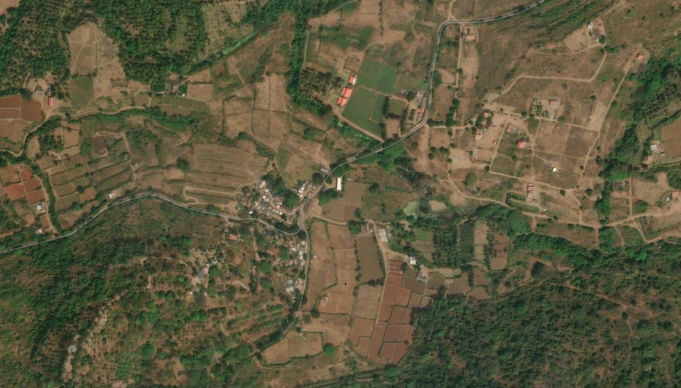
#> input picture data/Seven Villages/kodanur.png, 1362 x 775 px, found by its file name (shown at 1/2 size)
$ python extract_settlement_outlines.py
#> lines starting #> are read from the running program, lines starting #| are printed output that depends on the picture; after the words box and inside, x2 and y2 are one past the last pixel; in counts of white or black regions, pixels touching at a corner belong together
"""
MACONFLIC — Settlement Contour and Mask Extraction Script
Processes the five available Esri Wayback screenshots:
  - kodanur.png
  - pudur.png
  - panapalli.png
  - kandivazhi.png
  - sembukarai.png

Generates:
  1. Binary segmentation mask (<name>_mask.png)
  2. Transparent cutout PNG (<name>_transparent.png)
  3. Visual contour overlay preview (<name>_preview.png)
  4. Pixel contour coordinates (<name>_contours.json)

Saves all outputs into data/settlement_outlines/
"""

import os
import json
import numpy as np
from PIL import Image, ImageDraw, ImageFilter

INPUT_DIR = r"c:\Users\hakki\Kamali-MA\ELEPHANT\data\Seven Villages"
OUTPUT_DIR = r"c:\Users\hakki\Kamali-MA\ELEPHANT\data\settlement_outlines"

SETTLEMENT_CONFIGS = {
    "kodanur": {
        "filename": "kodanur.png",
        "name": "Kondanur",
        # Parameter tuning for spectral contrast
        "brightness_thresh": 125,
        "veg_suppression_ratio": 1.05, # Suppress pixels where Green strongly exceeds Red/Blue
        "min_cluster_area": 120,       # Ignore isolated single-pixel specks
        "box_focus": (250, 150, 750, 520) # Focus region around the junction & homesteads
    },
    "pudur": {
        "filename": "pudur.png",
        "name": "Pudur",
        "brightness_thresh": 130,
        "veg_suppression_ratio": 1.02,
        "min_cluster_area": 100,
        "box_focus": (380, 180, 560, 480) # Northern oval enclave and central road axis
    },
    "panapalli": {
        "filename": "panapalli.png",
        "name": "Panapalli",
        "brightness_thresh": 120,
        "veg_suppression_ratio": 1.04,
        "min_cluster_area": 80,
        "box_focus": (340, 310, 600, 490) # Captures full village road spine and adjoining dwellings
    },
    "kandivazhi": {
        "filename": "kandivazhi.png",
        "name": "Kandivalli / Kandivazhi",
        "brightness_thresh": 130,
        "veg_suppression_ratio": 1.05,
        "min_cluster_area": 90,
        "box_focus": (100, 180, 950, 450) # Western and eastern hamlet axes
    },
    "sembukarai": {
        "filename": "sembukarai.png",
        "name": "Sembukarai",
        "brightness_thresh": 138,
        "veg_suppression_ratio": 1.02,
        "min_cluster_area": 150,
        "box_focus": (150, 80, 900, 500) # Compounds along Thadagam Road (SH 164)
    }
}

def extract_settlement_outlines():
    os.makedirs(OUTPUT_DIR, exist_ok=True)
    summary_results = []

    for key, cfg in SETTLEMENT_CONFIGS.items():
        img_path = os.path.join(INPUT_DIR, cfg["filename"])
        if not os.path.exists(img_path):
            print(f"[-] Source image missing: {img_path}")
            continue

        print(f"[+] Processing {cfg['name']} ({cfg['filename']})...")
        orig_img = Image.open(img_path).convert("RGB")
        w, h = orig_img.size
#> w = 1362; h = 775
        arr = np.array(orig_img, dtype=np.float32)

        r = arr[:, :, 0]
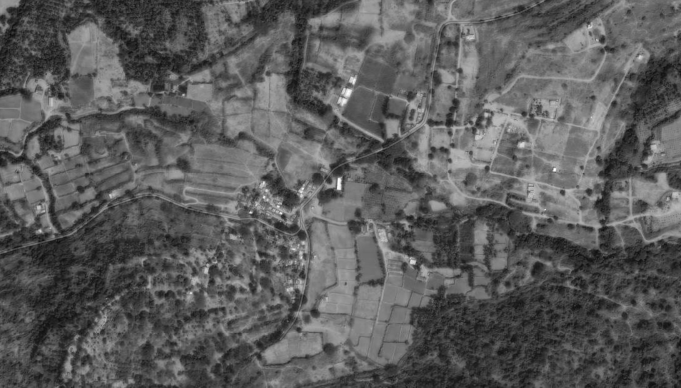
#> r: shape (775, 1362) float32 (shown at 1/2 size); min 4, max 255, mean 91.9
        g = arr[:, :, 1]
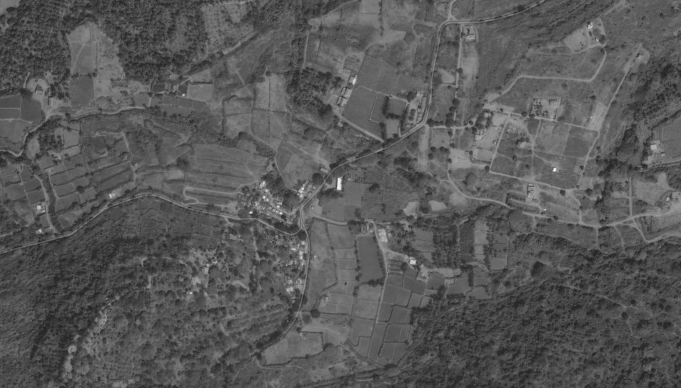
#> g: shape (775, 1362) float32 (shown at 1/2 size); min 24, max 253, mean 87.9
        b = arr[:, :, 2]
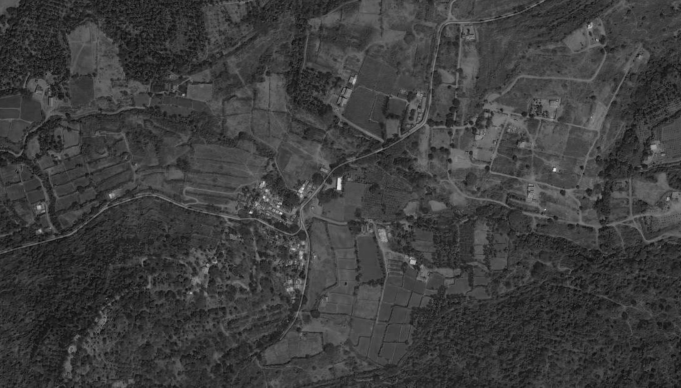
#> b: shape (775, 1362) float32 (shown at 1/2 size); min 2, max 230, mean 61.8

        # 1. Perceived luminance (grayscale brightness)
        brightness = 0.299 * r + 0.587 * g + 0.114 * b

        # 2. Vegetation index (Normalized Difference Green/Red or simple ratio)
        # Forest canopy has high green relative to red; roofs/cleared built-up grounds have high red/gray
        is_vegetation = (g > (r * cfg["veg_suppression_ratio"])) & (g > b)
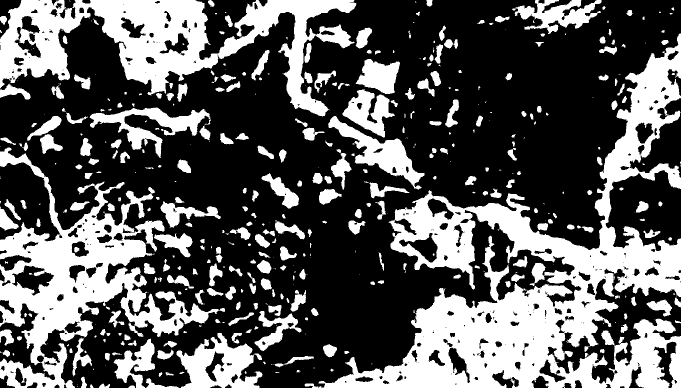
#> is_vegetation: shape (775, 1362) bool (shown at 1/2 size); 35.6% white; 477 white regions (179 under 20 px), largest, box (x1, y1, x2, y2) and area: (637, 67, 1362, 775) 147406, (0, 0, 713, 233) 63148, (0, 295, 450, 775) 62242

        # 3. Built-up / high-contrast threshold
        binary_raw = (brightness >= cfg["brightness_thresh"]) & (~is_vegetation)
#> binary_raw: shape (775, 1362) bool; 6.4% white; 1283 white regions (991 under 20 px), largest, box (x1, y1, x2, y2) and area: (942, 187, 1109, 336) 6336, (979, 339, 1161, 424) 3000, (1131, 191, 1229, 379) 2730

        # Apply bounding focus box if specified to avoid edge watermarks/false agrarian borders
        mask = np.zeros((h, w), dtype=bool)
        if "box_focus" in cfg:
            x1, y1, x2, y2 = cfg["box_focus"]
            mask[y1:y2, x1:x2] = binary_raw[y1:y2, x1:x2]
#> mask: shape (775, 1362) bool; 1.3% white; 334 white regions (250 under 20 px), largest, box (x1, y1, x2, y2) and area: (600, 397, 693, 449) 1033, (521, 376, 601, 431) 779, (600, 289, 659, 338) 769
        else:
            mask = binary_raw

        # 4. Morphological cleaning using PIL filters
        # Convert boolean mask to 8-bit image for morphology
        mask_img = Image.fromarray((mask * 255).astype(np.uint8), mode="L")

        # Dilate then erode (Closing) to bridge gaps between neighboring rooftops
        mask_closed = mask_img.filter(ImageFilter.MaxFilter(size=5)).filter(ImageFilter.MinFilter(size=5))
#> mask_closed: PIL image 1362x775 L; 1.6% white; 175 white regions (115 under 20 px), largest, box (x1, y1, x2, y2) and area: (477, 335, 693, 469) 4732, (514, 150, 564, 229) 1944, (654, 171, 750, 275) 1374
        # Remove small specks (Opening)
        mask_cleaned = mask_closed.filter(ImageFilter.MinFilter(size=3)).filter(ImageFilter.MaxFilter(size=3))
#> mask_cleaned: PIL image 1362x775 L; 1.4% white; 86 white regions (23 under 20 px), largest, box (x1, y1, x2, y2) and area: (507, 354, 693, 459) 3222, (514, 150, 564, 227) 1919, (654, 172, 705, 239) 1093

        mask_arr = np.array(mask_cleaned) > 128

        # Save Binary Mask
        mask_out_path = os.path.join(OUTPUT_DIR, f"{key}_mask.png")
        mask_img_final = Image.fromarray((mask_arr * 255).astype(np.uint8), mode="L")
        mask_img_final.save(mask_out_path)

        # Save Transparent Cutout
        rgba = np.array(orig_img.convert("RGBA"))
#> rgba is the input picture: shape (775, 1362, 4); mean R, G, B, A 91.9, 87.9, 61.8, 255
        rgba[:, :, 3] = (mask_arr * 255).astype(np.uint8)
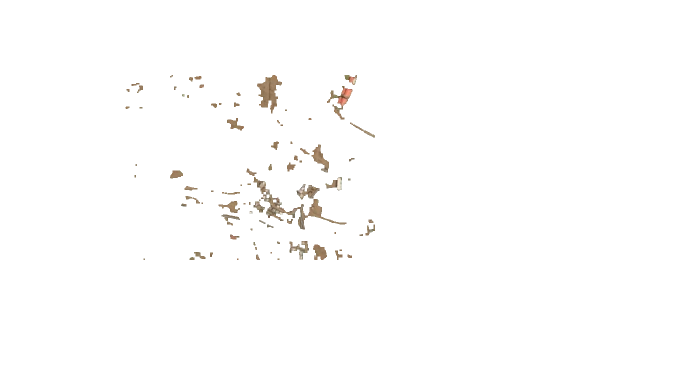
#> rgba: shape (775, 1362, 4) (shown at 1/2 size); mean R, G, B, A 91.9, 87.9, 61.8, 3.6; transparent parts drawn white
        transparent_img = Image.fromarray(rgba, mode="RGBA")
        transparent_out_path = os.path.join(OUTPUT_DIR, f"{key}_transparent.png")
        transparent_img.save(transparent_out_path)

        # Save Visual Contour Overlay Preview
        # Draw red contours over the original screenshot
        preview_img = orig_img.copy()
        draw = ImageDraw.Draw(preview_img)

        # Simple edge detection on mask to find contour boundary pixels
        edge_mask = mask_img_final.filter(ImageFilter.FIND_EDGES)
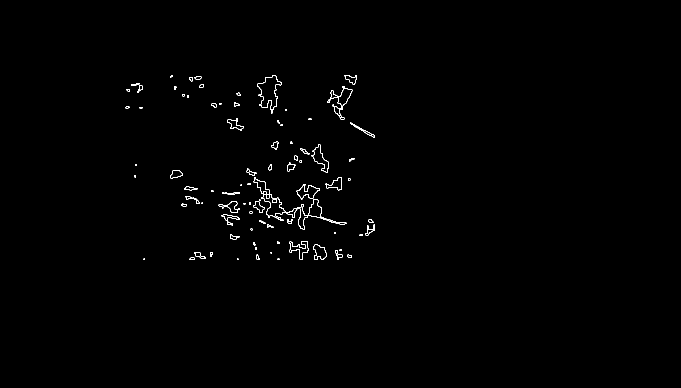
#> edge_mask: PIL image 1362x775 L (shown at 1/2 size); 0.5% white in thin lines or dots, all inside (x1, y1, x2, y2) = (251, 150, 750, 520)
        edge_arr = np.array(edge_mask) > 100
        edge_y, edge_x = np.where(edge_arr)
#> edge_y = 5296 values from 150 to 519; edge_x = 5296 values, max 749 at index 1526, min 251 at index 1016, mean 554.5

        for px, py in zip(edge_x, edge_y):
            draw.rectangle([px-1, py-1, px+1, py+1], fill=(255, 30, 30))
#> this loop made 5296 passes
#> (px, py) on passes 1 to 3: (343, 150), (344, 150), (345, 150)

        preview_out_path = os.path.join(OUTPUT_DIR, f"{key}_preview.png")
        preview_img.save(preview_out_path)
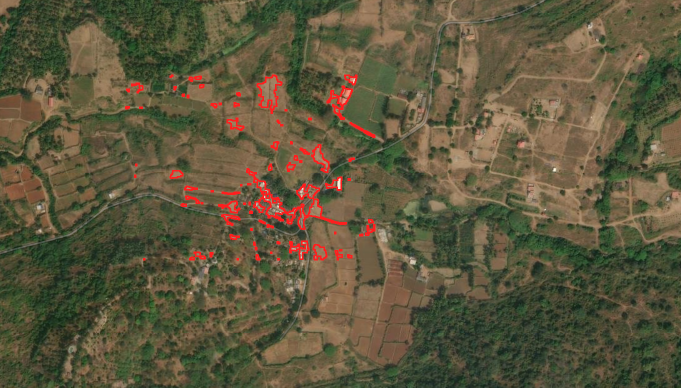
#> saved as kodanur_preview.png: PIL image 1362x775 RGB (shown at 1/2 size); mean R, G, B 93.5, 86.6, 60.8

        summary_results.append({
            "settlement": cfg["name"],
            "source_image": cfg["filename"],
            "image_size": [w, h],
            "mask_file": f"{key}_mask.png",
            "transparent_file": f"{key}_transparent.png",
            "preview_file": f"{key}_preview.png",
            "built_up_pixel_count": int(np.sum(mask_arr)),
            "georeferenced": False,
            "status": "Mask generated. Lacks ground control points for spatial projection."
        })
#> pass 2 of the loop in extract_settlement_outlines, `for key, cfg in SETTLEMENT_CONFIGS.items():`:
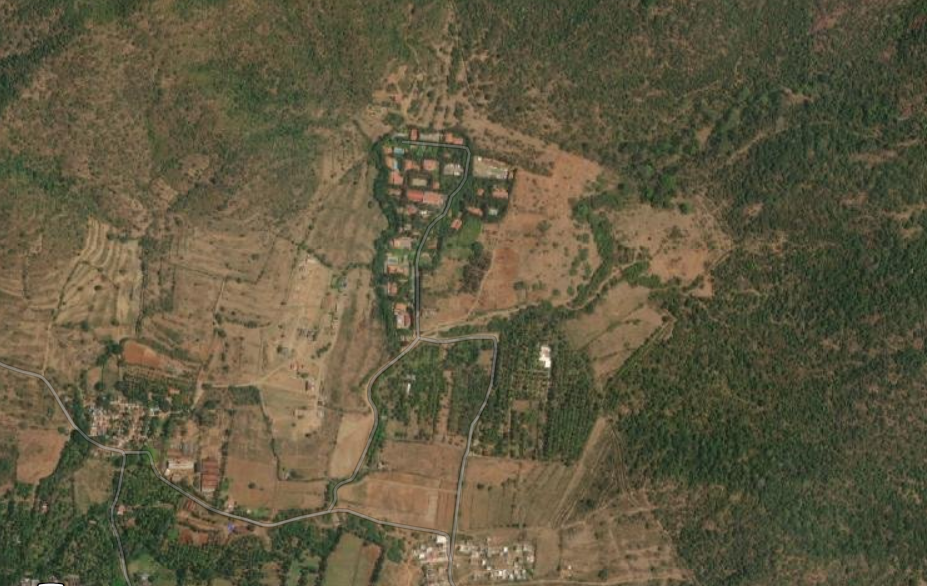
#> input picture data/Seven Villages/pudur.png, 927 x 586 px, found by its file name
#> orig_img: PIL image 927x586 RGB
#> arr: shape (586, 927, 3) float32
#> r: shape (586, 927) float32
#> g: shape (586, 927) float32
#> b: shape (586, 927) float32
#> brightness: shape (586, 927) float32
#> in extract_settlement_outlines, `is_vegetation = (g > (r * cfg["veg_suppression_ratio"])) & (g > b)`:
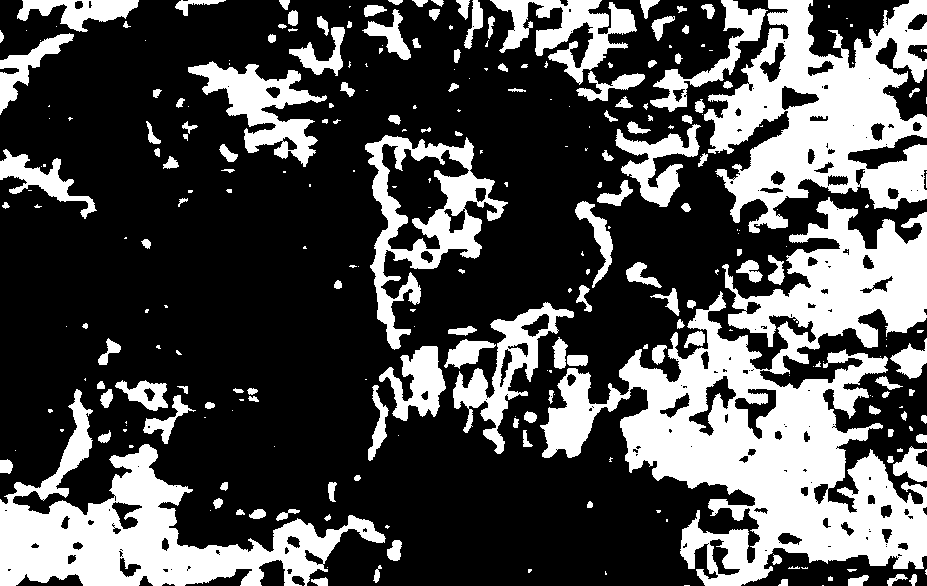
#> is_vegetation: shape (586, 927) bool; 31.1% white; 277 white regions (129 under 20 px), largest, box (x1, y1, x2, y2) and area: (540, 197, 927, 586) 60056, (704, 0, 927, 233) 27163, (0, 389, 386, 586) 23683
#> binary_raw: shape (586, 927) bool; 5.3% white; 1014 white regions (832 under 20 px), largest, box (x1, y1, x2, y2) and area: (236, 251, 359, 441) 6816, (330, 382, 374, 477) 1716, (399, 535, 453, 586) 854
#> mask: shape (586, 927) bool; 0.69% white; 188 white regions (154 under 20 px), largest, box (x1, y1, x2, y2) and area: (399, 312, 470, 357) 457, (519, 250, 560, 283) 435, (410, 193, 443, 206) 211
#> mask_closed: PIL image 927x586 L; 0.94% white; 105 white regions (70 under 20 px), largest, box (x1, y1, x2, y2) and area: (399, 298, 470, 357) 938, (519, 250, 560, 286) 707, (539, 180, 560, 214) 378
#> mask_cleaned: PIL image 927x586 L; 0.77% white; 43 white regions (13 under 20 px), largest, box (x1, y1, x2, y2) and area: (521, 251, 560, 283) 678, (402, 317, 456, 352) 651, (540, 180, 560, 212) 369
#> in extract_settlement_outlines, rgba is the input picture: shape (586, 927, 4); mean R, G, B, A 95.7, 88.8, 64.3, 255
#> edge_mask: PIL image 927x586 L; 0.31% white in thin lines or dots, all inside (x1, y1, x2, y2) = (385, 180, 560, 472)
#> edge_y = 1669 values from 180 to 471; edge_x = 1669 values, max 559 at index 275, min 385 at index 682, mean 477.4
#> the loop in extract_settlement_outlines, `for px, py in zip(edge_x, edge_y):` made 1669 passes
#> (px, py) on passes 1 to 3: (395, 180), (396, 180), (397, 180)
#> in extract_settlement_outlines, `preview_img.save(preview_out_path)`:
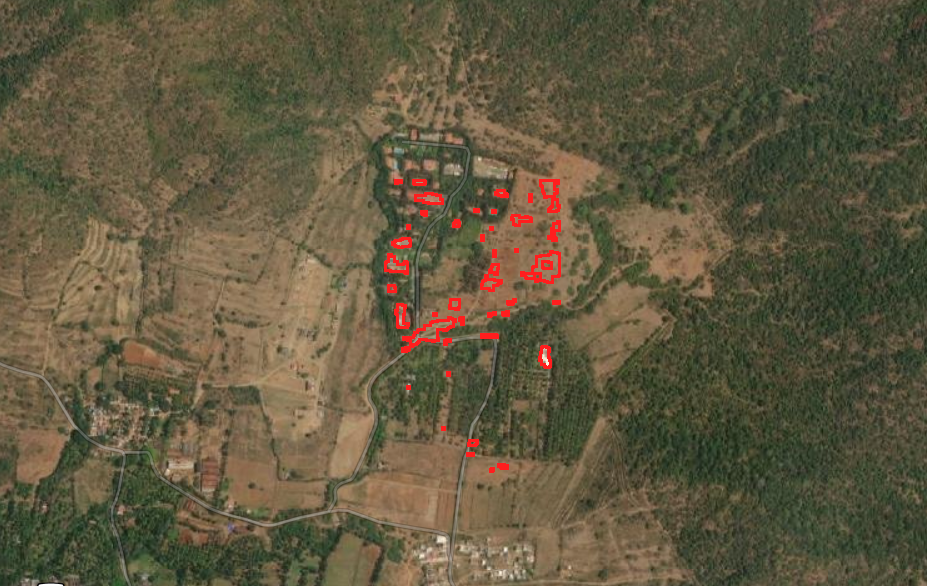
#> saved as pudur_preview.png: PIL image 927x586 RGB; mean R, G, B 96.6, 88, 63.7
#> pass 3 of the loop in extract_settlement_outlines, `for key, cfg in SETTLEMENT_CONFIGS.items():`:
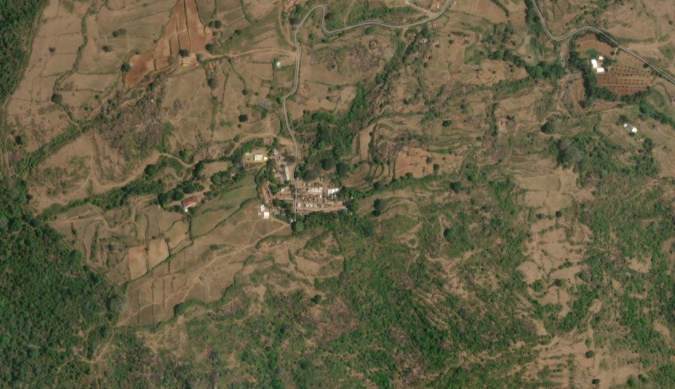
#> input picture data/Seven Villages/panapalli.png, 1350 x 777 px, found by its file name (shown at 1/2 size)
#> orig_img: PIL image 1350x777 RGB
#> arr: shape (777, 1350, 3) float32
#> r: shape (777, 1350) float32
#> g: shape (777, 1350) float32
#> b: shape (777, 1350) float32
#> brightness: shape (777, 1350) float32
#> in extract_settlement_outlines, `is_vegetation = (g > (r * cfg["veg_suppression_ratio"])) & (g > b)`:
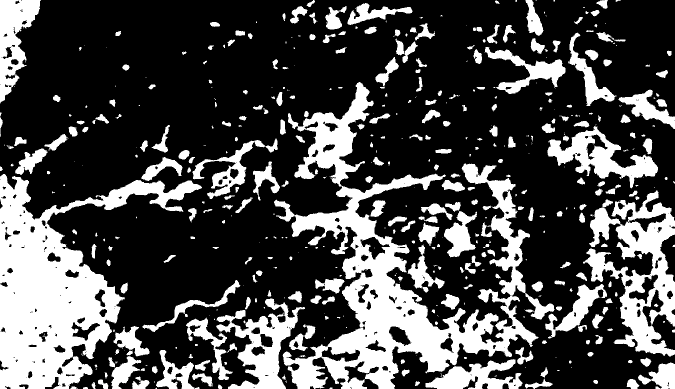
#> is_vegetation: shape (777, 1350) bool (shown at 1/2 size); 28.9% white; 520 white regions (219 under 20 px), largest, box (x1, y1, x2, y2) and area: (548, 164, 1109, 777) 85360, (0, 348, 404, 777) 68499, (1166, 381, 1350, 713) 25345
#> binary_raw: shape (777, 1350) bool; 13.1% white; 2076 white regions (1574 under 20 px), largest, box (x1, y1, x2, y2) and area: (449, 10, 694, 431) 8624, (1065, 665, 1277, 777) 7540, (1046, 436, 1167, 581) 6506
#> mask: shape (777, 1350) bool; 0.82% white; 100 white regions (65 under 20 px), largest, box (x1, y1, x2, y2) and area: (500, 409, 580, 476) 1367, (539, 310, 600, 377) 998, (340, 443, 376, 490) 823
#> in extract_settlement_outlines, `mask_closed = mask_img.filter(ImageFilter.MaxFilter(size=5)).filter(Im..`:
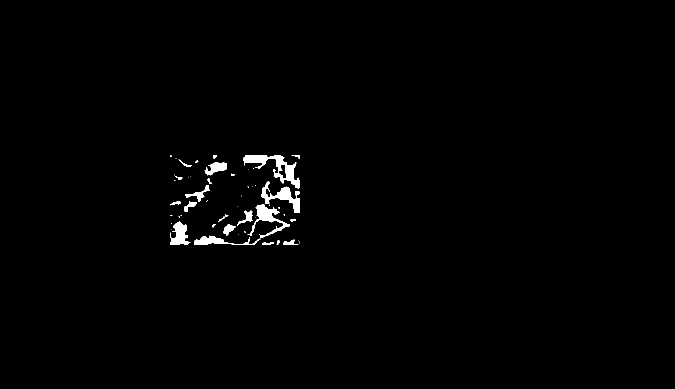
#> mask_closed: PIL image 1350x777 L (shown at 1/2 size); 0.96% white; 53 white regions (29 under 20 px), largest, box (x1, y1, x2, y2) and area: (486, 310, 600, 377) 2222, (522, 362, 600, 426) 1523, (495, 409, 580, 476) 1511
#> edge_y = 2839 values from 310 to 489; edge_x = 2839 values, max 599 at index 72, min 340 at index 73, mean 492.3
#> the loop in extract_settlement_outlines, `for px, py in zip(edge_x, edge_y):` made 2839 passes
#> px on passes 1 to 3: 426, 427, 428
#> the loop made 5 passes; the first 3 are shown

    report_path = os.path.join(OUTPUT_DIR, "extraction_summary.json")
    with open(report_path, "w") as f:
        json.dump(summary_results, f, indent=4)

    print(f"\n[✓] Finished extraction. Results saved in {OUTPUT_DIR}")

if __name__ == "__main__":
    extract_settlement_outlines()
